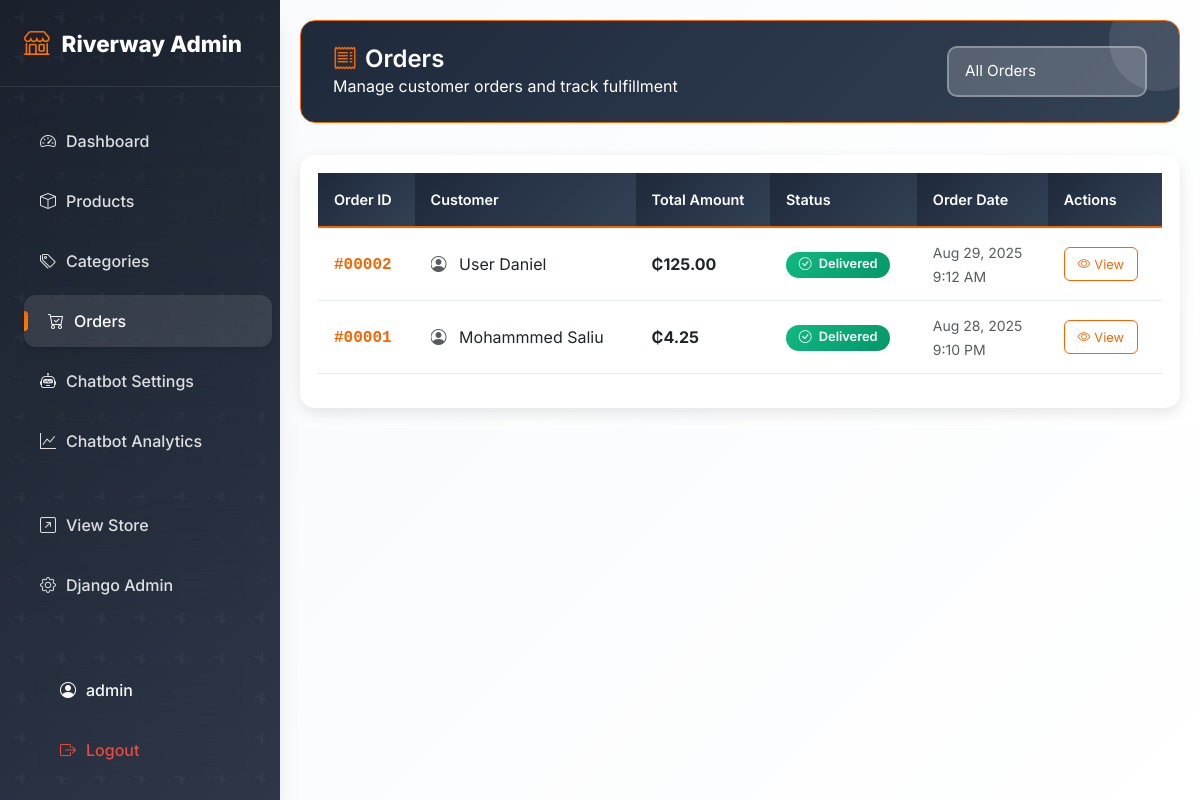
The app's page /dashboard/orders/ (signed in) with its own data.
### store/models.py (models this page shows, shortened)
class Order(models.Model):
    STATUS_CHOICES = [
        ('pending', 'Pending'),
        ('processing', 'Processing'),
        ('shipped', 'Shipped'),
        ('delivered', 'Delivered'),
        ('cancelled', 'Cancelled'),
    ]
    user = models.ForeignKey(User, on_delete=models.CASCADE, related_name='orders')
    email = models.EmailField()
    phone = models.CharField(max_length=20)
    shipping_address = models.TextField()
    billing_address = models.TextField()
    total_amount = models.DecimalField(max_digits=10, decimal_places=2)
    status = models.CharField(max_length=20, choices=STATUS_CHOICES, default='pending')
    created_at = models.DateTimeField(auto_now_add=True)
    updated_at = models.DateTimeField(auto_now=True)

### admin_dashboard/views.py (the view)
# urls.py: path('orders/', views.order_list, name='order_list'),
@staff_member_required
def order_list(request):
    orders = Order.objects.select_related('user').order_by('-created_at')
    status = request.GET.get('status', '')
    if status:
        orders = orders.filter(status=status)
    search_query = request.GET.get('search', '')
    if search_query:
        orders = orders.filter(
            Q(id__icontains=search_query) |
            Q(email__icontains=search_query) |
            Q(user__username__icontains=search_query)
        )
    paginator = Paginator(orders, 20)
    page_number = request.GET.get('page')
    page_obj = paginator.get_page(page_number)
    context = {
        'page_obj': page_obj,
        'selected_status': status,
        'search_query': search_query,
        'status_choices': Order.STATUS_CHOICES,
    }
    return render(request, 'admin_dashboard/order_list.html', context)

### templates/admin_dashboard/order_list.html (shortened to what this page needs)
{% extends 'admin_dashboard/base.html' %}
{% block content %}
<div class="page-header">
    <div class="d-flex justify-content-between align-items-center">
        <div>
            <h1>
                <i class="bi bi-receipt me-2"></i>Orders
            </h1>
            <p class="mb-0 opacity-90">
                Manage customer orders and track fulfillment
            </p>
        </div>
        <div class="d-flex align-items-center">
            <select class="form-select" onchange="window.location.href=this.value" style="background: rgba(255,255,255,0.2); border-color: rgba(255,255,255,0.3); color: white;">
                <option value="{% url 'admin_dashboard:order_list' %}" style="color: #333;">All Orders</option>
            </select>
        </div>
    </div>
</div>
<div class="card content-card">
    <div class="card-body">
        {% if page_obj %}
            <div class="table-responsive">
                <table class="table">
                    <thead>
                        <tr>
                            <th>Order ID</th>
                            <th>Customer</th>
                            <th>Total Amount</th>
                            <th>Status</th>
                            <th>Order Date</th>
                            <th>Actions</th>
                        </tr>
                    </thead>
                    <tbody>
                        {% for order in page_obj %}
                        <tr>
                            <td>
                                <span class="order-id">#{{ order.id|stringformat:"05d" }}</span>
                            </td>
                            <td>
                                <div class="customer-info" title="{{ order.user.get_full_name|default:order.user.username|default:order.email }}">
                                    <i class="bi bi-person-circle me-2 text-muted"></i>
                                    {{ order.user.get_full_name|default:order.user.username|default:order.email }}
                                </div>
                            </td>
                            <td>
                                <strong>₵{{ order.total_amount|floatformat:2 }}</strong>
                            </td>
                            <td>
                                <span class="badge bg-{% if order.status == 'delivered' %}success{% elif order.status == 'shipped' %}info{% elif order.status == 'processing' %}warning{% elif order.status == 'cancelled' %}danger{% else %}secondary{% endif %}">
                                    <i class="bi bi-{% if order.status == 'delivered' %}check-circle{% elif order.status == 'shipped' %}truck{% elif order.status == 'processing' %}hourglass-split{% elif order.status == 'cancelled' %}x-circle{% else %}clock{% endif %} me-1"></i>
                                    {{ order.get_status_display }}
                                </span>
                            </td>
                            <td>
                                <small class="text-muted">{{ order.created_at|date:"M j, Y" }}</small>
                                <br>
                                <small class="text-muted">{{ order.created_at|time:"g:i A" }}</small>
                            </td>
                            <td>
                                <a href="{% url 'admin_dashboard:order_detail' order.pk %}"
                                   class="btn btn-sm btn-outline-primary" title="View Order Details">
                                    <i class="bi bi-eye me-1"></i>View
                                </a>
                            </td>
                        </tr>
                        {% endfor %}
                    </tbody>
                </table>
            </div>
        {% else %}
            <div class="empty-state">
                <i class="bi bi-receipt"></i>
                <h4>No orders yet</h4>
                <p>Customer orders will appear here when they start making purchases from your store. Orders are automatically tracked and can be managed from this dashboard.</p>
            </div>
        {% endif %}
    </div>
</div>
{% endblock %}

### templates/admin_dashboard/base.html (shortened to what this page needs)
<!DOCTYPE html>
<html lang="en">
<head>
    <link href="https://cdn.jsdelivr.net/npm/bootstrap@5.3.0/dist/css/bootstrap.min.css" rel="stylesheet">
    <link href="https://cdn.jsdelivr.net/npm/bootstrap-icons@1.10.0/font/bootstrap-icons.css" rel="stylesheet">
</head>
<body>
    <nav class="sidebar" id="sidebar">
        <div class="sidebar-brand">
            <i class="bi bi-shop"></i>Riverway Admin
        </div>
        <ul class="nav flex-column">
            <li class="nav-item">
                <a class="nav-link {% if request.resolver_match.url_name == 'home' %}active{% endif %}"
                   href="{% url 'admin_dashboard:home' %}">
                    <i class="bi bi-speedometer2"></i>Dashboard
                </a>
            </li>
            <li class="nav-item">
                <a class="nav-link {% if 'product' in request.resolver_match.url_name %}active{% endif %}"
                   href="{% url 'admin_dashboard:product_list' %}">
                    <i class="bi bi-box"></i>Products
                </a>
            </li>
            <li class="nav-item">
                <a class="nav-link {% if 'category' in request.resolver_match.url_name %}active{% endif %}"
                   href="{% url 'admin_dashboard:category_list' %}">
                    <i class="bi bi-tags"></i>Categories
                </a>
            </li>
            <li class="nav-item">
                <a class="nav-link {% if 'order' in request.resolver_match.url_name %}active{% endif %}"
                   href="{% url 'admin_dashboard:order_list' %}">
                    <i class="bi bi-cart-check"></i>Orders
                </a>
            </li>
            <li class="nav-item">
                <a class="nav-link {% if request.resolver_match.url_name == 'chatbot_settings' %}active{% endif %}"
                   href="{% url 'admin_dashboard:chatbot_settings' %}">
                    <i class="bi bi-robot"></i>Chatbot Settings
                </a>
            </li>
            <li class="nav-item">
                <a class="nav-link {% if request.resolver_match.url_name == 'chatbot_analytics' %}active{% endif %}"
                   href="{% url 'admin_dashboard:chatbot_analytics' %}">
                    <i class="bi bi-graph-up"></i>Chatbot Analytics
                </a>
            </li>
            <li class="nav-item mt-4">
                <a class="nav-link" href="{% url 'store:home' %}" target="_blank">
                    <i class="bi bi-arrow-up-right-square"></i>View Store
                </a>
            </li>
            <li class="nav-item">
                <a class="nav-link" href="{% url 'admin:index' %}">
                    <i class="bi bi-gear"></i>Django Admin
                </a>
            </li>
        </ul>
        <div class="logout-section">
            <ul class="nav flex-column">
                <li class="nav-item">
                    <div class="nav-link text-light" style="pointer-events: none;">
                        <i class="bi bi-person-circle"></i>{{ user.username|default:'Admin' }}
                    </div>
                </li>
                <li class="nav-item">
                    <a class="nav-link" href="{% url 'store:logout' %}">
                        <i class="bi bi-box-arrow-right"></i>Logout
                    </a>
                </li>
            </ul>
        </div>
    </nav>
    <main class="main-content">
        {% block content %}
        {% endblock %}
    </main>
</body>
</html>

### templates/admin_dashboard/base.html (style rules this page uses)
:root { --primary-color: #1a202c; --primary-light: #2d3748; --secondary-color: #f56500; --secondary-light: #ff7b00; --success-color: #10b981; --info-color: #3b82f6; --warning-color: #f59e0b; --danger-color: #ef4444; --accent-color: #8b5cf6; --sidebar-width: 280px; --gradient-primary: linear-gradient(135deg, #1a202c 0%, #2d3748 100%); --gradient-secondary: linear-gradient(135deg, #f56500 0%, #ff7b00 100%); --gradient-accent: linear-gradient(135deg, #8b5cf6 0%, #a855f7 100%); --shadow-sm: 0 1px 3px 0 rgba(0, 0, 0, 0.1), 0 1px 2px 0 rgba(0, 0, 0, 0.06); --shadow-md: 0 4px 6px -1px rgba(0, 0, 0, 0.1), 0 2px 4px -1px rgba(0, 0, 0, 0.06); --shadow-lg: 0 10px 15px -3px rgba(0, 0, 0, 0.1), 0 4px 6px -2px rgba(0, 0, 0, 0.05); --shadow-xl: 0 20px 25px -5px rgba(0, 0, 0, 0.1), 0 10px 10px -5px rgba(0, 0, 0, 0.04); --border-radius: 12px; --border-radius-lg: 16px; }
body { font-family: 'Inter', -apple-system, BlinkMacSystemFont, 'Segoe UI', Roboto, sans-serif; background: linear-gradient(135deg, #f8fafc 0%, #ffffff 100%); }
.sidebar { position: fixed; top: 0; left: -280px; height: 100vh; width: var(--sidebar-width); background: var(--gradient-primary); padding-top: 24px; overflow-y: auto; transition: left 0.4s cubic-bezier(0.4, 0, 0.2, 1); z-index: 1050; box-shadow: var(--shadow-xl); backdrop-filter: blur(20px); }
.sidebar::before { content: ''; position: absolute; top: 0; left: 0; right: 0; bottom: 0; }
.sidebar .nav-link { color: rgba(255, 255, 255, 0.85); padding: 14px 24px; border-radius: var(--border-radius); margin: 4px 16px; transition: all 0.3s cubic-bezier(0.4, 0, 0.2, 1); font-weight: 500; position: relative; backdrop-filter: blur(10px); }
.sidebar .nav-link::before { content: ''; position: absolute; left: 0; top: 50%; transform: translateY(-50%); width: 0; height: 20px; background: var(--gradient-secondary); border-radius: 0 10px 10px 0; transition: width 0.3s ease; }
.sidebar .nav-link:hover, .sidebar .nav-link.active { background: rgba(255, 255, 255, 0.1); color: white; transform: translateX(8px); box-shadow: var(--shadow-md); }
.sidebar .nav-link:hover::before, .sidebar .nav-link.active::before { width: 4px; }
.sidebar .nav-link i { width: 20px; margin-right: 10px; }
.main-content { margin-left: 0; padding: 20px; transition: margin-left 0.3s ease; }
.card { border: none; border-radius: var(--border-radius-lg); box-shadow: var(--shadow-sm); transition: all 0.4s cubic-bezier(0.4, 0, 0.2, 1); background: white; overflow: hidden; position: relative; }
.card::before { content: ''; position: absolute; top: 0; left: 0; right: 0; height: 4px; background: var(--gradient-secondary); transform: scaleX(0); transition: transform 0.3s ease; }
.table th { border-top: none; font-weight: 600; color: var(--primary-color); }
.badge { font-size: 0.8em; }
.sidebar-brand { color: white; font-size: 1.4rem; font-weight: 800; padding: 0 24px 24px; border-bottom: 1px solid rgba(255, 255, 255, 0.1); margin-bottom: 24px; position: relative; z-index: 1; }
.sidebar-brand i { background: var(--gradient-secondary); -webkit-background-clip: text; -webkit-text-fill-color: transparent; background-clip: text; margin-right: 12px; font-size: 1.6rem; }
.logout-section { position: absolute; bottom: 20px; width: 100%; padding: 0 20px; }
.logout-section .nav-link { color: #e74c3c; font-weight: 500; }
@media (min-width: 992px) { .sidebar { left: 0; } }
@media (min-width: 992px) { .main-content { margin-left: var(--sidebar-width); } }

### records on screen
Order: id "00002", user.get_full_name "User Daniel", total_amount "125.00", status "Delivered", created_at "Aug 29, 2025", created_at "9:12 AM"
Order: id "00001", user.get_full_name "Mohammmed Saliu", total_amount "4.25", status "Delivered", created_at "Aug 28, 2025", created_at "9:10 PM"

### other values on screen
{{ user.username|default:'Admin' }} "admin"
